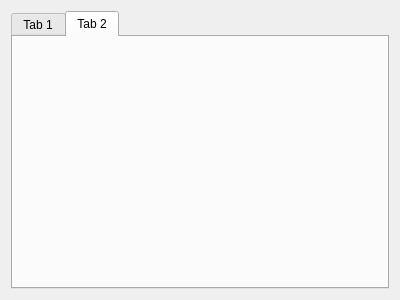
<?xml version="1.0" encoding="UTF-8"?>
<ui version="4.0">
 <class>Form</class>
 <widget class="QWidget" name="Form">
  <property name="geometry">
   <rect>
    <x>0</x>
    <y>0</y>
    <width>400</width>
    <height>300</height>
   </rect>
  </property>
  <property name="windowTitle">
   <string>Multiple Plot Window</string>
  </property>
  <layout class="QHBoxLayout" name="horizontalLayout">
   <item>
    <widget class="QTabWidget" name="tabWidget">
     <property name="currentIndex">
      <number>1</number>
     </property>
     <widget class="QWidget" name="tab">
      <attribute name="title">
       <string>Tab 1</string>
      </attribute>
      <layout class="QHBoxLayout" name="horizontalLayout_3">
       <item>
        <layout class="QHBoxLayout" name="horizontalLayout_2"/>
       </item>
      </layout>
     </widget>
     <widget class="QWidget" name="tab_2">
      <attribute name="title">
       <string>Tab 2</string>
      </attribute>
      <layout class="QHBoxLayout" name="horizontalLayout_5">
       <item>
        <layout class="QHBoxLayout" name="horizontalLayout_4"/>
       </item>
      </layout>
     </widget>
    </widget>
   </item>
  </layout>
 </widget>
 <resources/>
 <connections/>
</ui>
